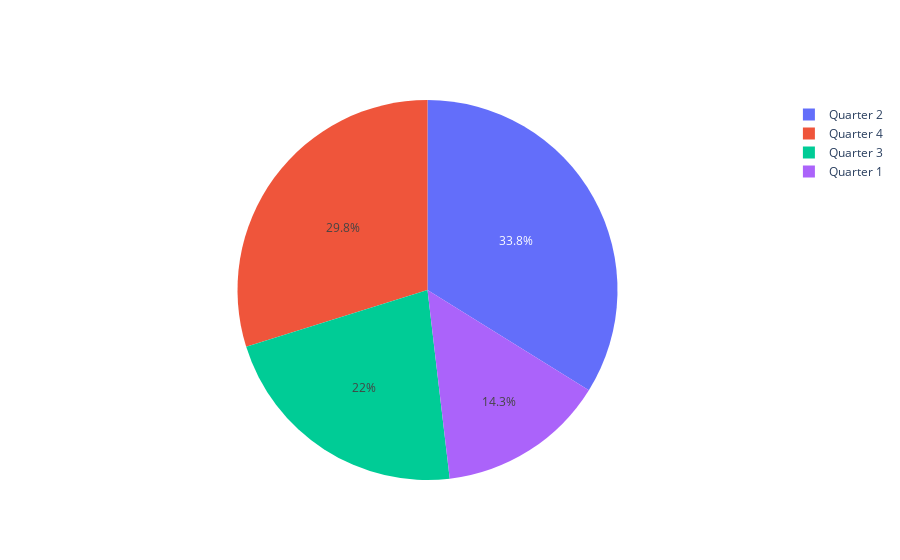

The notebook cell saved with this chart:
### Code cell
# create chart revenue by quarter
trace = go.Pie(labels = quarters, values = revenue_by_quarters)
data_trace = [trace]
fig = go.Figure(data = data_trace)
iplot(fig)

### Figure 1 — Plotly figure (JSON) as saved in the notebook; plotly's stock layout.template omitted (floating-point values rounded to 4 significant figures)
{"data": [{"labels": ["Quarter 1", "Quarter 2", "Quarter 3", "Quarter 4"], "type": "pie", "values": [56433710557, 133729992468, 87065014968, 117869129451]}], "layout": {}}
